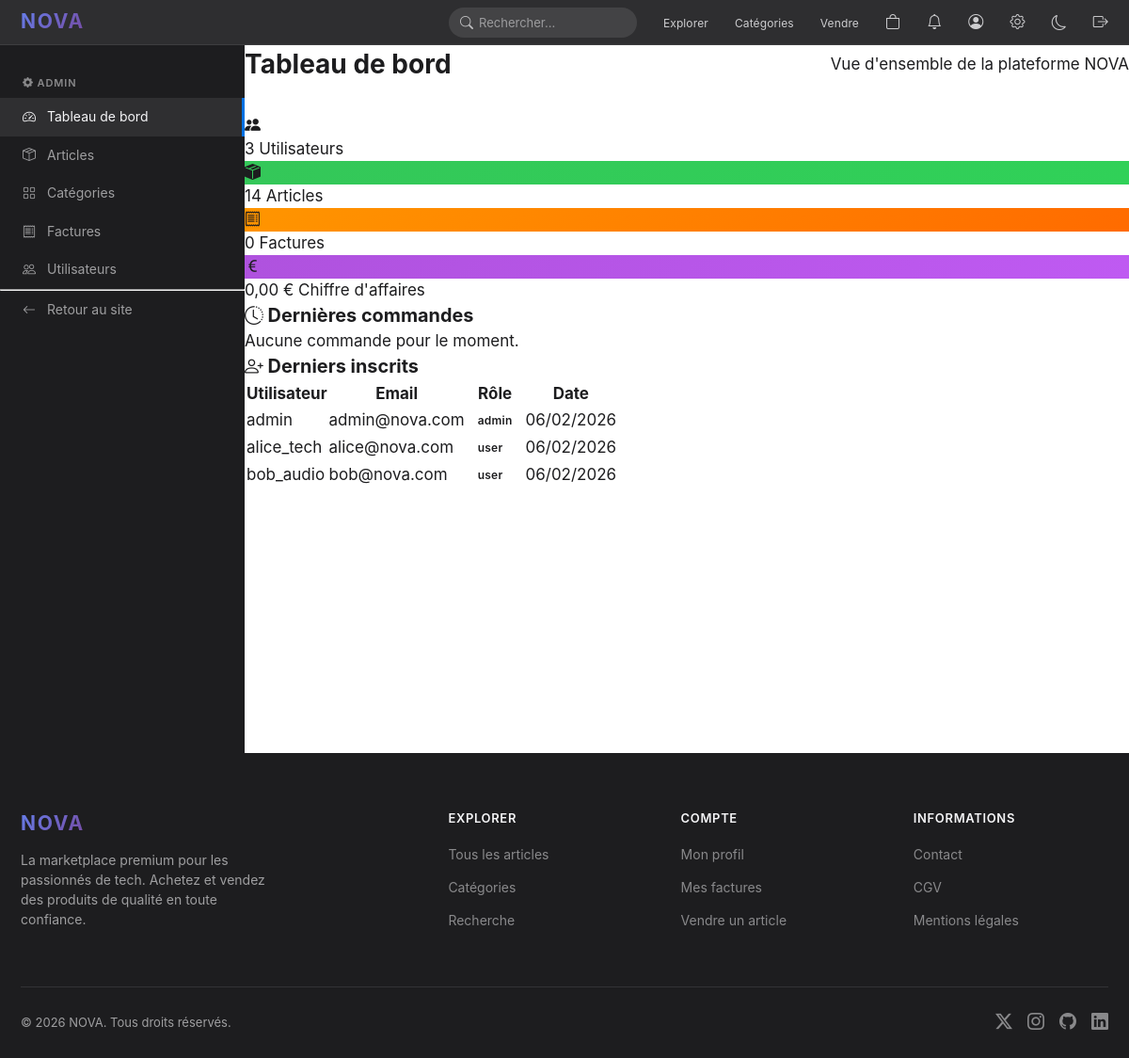
/admin/index.php (signed in), run on the app's committed database.
### tables this page shows
CREATE TABLE users (
    id INT AUTO_INCREMENT PRIMARY KEY,
    username VARCHAR(100) NOT NULL UNIQUE,
    email VARCHAR(255) NOT NULL UNIQUE,
    password VARCHAR(255) NOT NULL,
    balance DECIMAL(10,2) DEFAULT 500.00,
    photo VARCHAR(255) DEFAULT NULL,
    role ENUM('user', 'admin') DEFAULT 'user',
    date_inscription DATETIME DEFAULT CURRENT_TIMESTAMP
);

### config/init.php (called while the page is built, shortened)
<?php
function sanitize(string $data): string {
    $clean = strip_tags(trim($data));
    $decoded = html_entity_decode($clean, ENT_QUOTES | ENT_HTML5, 'UTF-8');
    return htmlspecialchars($decoded, ENT_QUOTES | ENT_SUBSTITUTE, 'UTF-8');
}
function formatPrice(float $price): string {
    return number_format($price, 2, ',', ' ') . ' €';
}

### admin/index.php (the view, shortened to what this page needs)
<?php
require_once '../config/init.php';
$stats = [];
$stats['users'] = $pdo->query("SELECT COUNT(*) FROM users")->fetchColumn();
$stats['articles'] = $pdo->query("SELECT COUNT(*) FROM articles")->fetchColumn();
$stats['factures'] = $pdo->query("SELECT COUNT(*) FROM factures")->fetchColumn();
$stats['revenue'] = $pdo->query("SELECT COALESCE(SUM(montant), 0) FROM factures")->fetchColumn();
$recentOrders = $pdo->query("
    SELECT f.*, u.username
    FROM factures f
    JOIN users u ON f.user_id = u.id
    ORDER BY f.date_transaction DESC
    LIMIT 5
")->fetchAll();
$recentUsers = $pdo->query("
    SELECT * FROM users ORDER BY date_inscription DESC LIMIT 5
")->fetchAll();
require_once '../includes/header.php';
?>
<div class="admin-layout">
    <aside class="admin-sidebar">
        <div class="admin-sidebar-header">
            <h3><i class="bi bi-gear-fill"></i> Admin</h3>
        </div>
        <nav class="admin-nav">
            <a href="<?= SITE_URL ?>/admin/index.php" class="admin-nav-link active">
                <i class="bi bi-speedometer2"></i> Tableau de bord
            </a>
            <a href="<?= SITE_URL ?>/admin/produits.php" class="admin-nav-link">
                <i class="bi bi-box-seam"></i> Articles
            </a>
            <a href="<?= SITE_URL ?>/admin/categories.php" class="admin-nav-link">
                <i class="bi bi-grid"></i> Catégories
            </a>
            <a href="<?= SITE_URL ?>/admin/commandes.php" class="admin-nav-link">
                <i class="bi bi-receipt"></i> Factures
            </a>
            <a href="<?= SITE_URL ?>/admin/utilisateurs.php" class="admin-nav-link">
                <i class="bi bi-people"></i> Utilisateurs
            </a>
            <hr>
            <a href="<?= SITE_URL ?>/index.php" class="admin-nav-link">
                <i class="bi bi-arrow-left"></i> Retour au site
            </a>
        </nav>
    </aside>
    <main class="admin-main">
        <div class="admin-header">
            <h1>Tableau de bord</h1>
            <p>Vue d'ensemble de la plateforme NOVA</p>
        </div>
        <div class="admin-stats-grid fade-in">
            <div class="admin-stat-card">
                <div class="admin-stat-icon" style="background: var(--accent-gradient);">
                    <i class="bi bi-people-fill"></i>
                </div>
                <div class="admin-stat-info">
                    <span class="admin-stat-number"><?= $stats['users'] ?></span>
                    <span class="admin-stat-label">Utilisateurs</span>
                </div>
            </div>
            <div class="admin-stat-card">
                <div class="admin-stat-icon" style="background: linear-gradient(135deg, #34c759, #30d158);">
                    <i class="bi bi-box-seam-fill"></i>
                </div>
                <div class="admin-stat-info">
                    <span class="admin-stat-number"><?= $stats['articles'] ?></span>
                    <span class="admin-stat-label">Articles</span>
                </div>
            </div>
            <div class="admin-stat-card">
                <div class="admin-stat-icon" style="background: linear-gradient(135deg, #ff9500, #ff6b00);">
                    <i class="bi bi-receipt"></i>
                </div>
                <div class="admin-stat-info">
                    <span class="admin-stat-number"><?= $stats['factures'] ?></span>
                    <span class="admin-stat-label">Factures</span>
                </div>
            </div>
            <div class="admin-stat-card">
                <div class="admin-stat-icon" style="background: linear-gradient(135deg, #af52de, #bf5af2);">
                    <i class="bi bi-currency-euro"></i>
                </div>
                <div class="admin-stat-info">
                    <span class="admin-stat-number"><?= formatPrice($stats['revenue']) ?></span>
                    <span class="admin-stat-label">Chiffre d'affaires</span>
                </div>
            </div>
        </div>
        <div class="admin-grid fade-in">
            <div class="admin-card">
                <h3><i class="bi bi-clock-history"></i> Dernières commandes</h3>
                <?php if (empty($recentOrders)): ?>
                    <p class="text-muted">Aucune commande pour le moment.</p>
                <?php endif; ?>
            </div>
            <div class="admin-card">
                <h3><i class="bi bi-person-plus"></i> Derniers inscrits</h3>
                <?php if (empty($recentUsers)): ?>
                    <p class="text-muted">Aucun utilisateur.</p>
                <?php else: ?>
                    <table class="admin-table">
                        <thead>
                            <tr>
                                <th>Utilisateur</th>
                                <th>Email</th>
                                <th>Rôle</th>
                                <th>Date</th>
                            </tr>
                        </thead>
                        <tbody>
                            <?php foreach ($recentUsers as $user): ?>
                                <tr>
                                    <td><?= sanitize($user['username']) ?></td>
                                    <td><?= sanitize($user['email']) ?></td>
                                    <td>
                                        <span class="badge <?= $user['role'] === 'admin' ? 'badge-primary' : 'badge-default' ?>">
                                            <?= $user['role'] ?>
                                        </span>
                                    </td>
                                    <td><?= date('d/m/Y', strtotime($user['date_inscription'])) ?></td>
                                </tr>
                            <?php endforeach; ?>
                        </tbody>
                    </table>
                <?php endif; ?>
            </div>
        </div>
    </main>
</div>
<?php require_once '../includes/footer.php'; ?>

### assets/css/style.css (style rules this page uses)
:root { --bg-primary: #ffffff; --bg-secondary: #f5f5f7; --bg-dark: #1d1d1f; --bg-card: #ffffff; --bg-glass: rgba(255, 255, 255, 0.72); --text-primary: #1d1d1f; --text-secondary: #6e6e73; --text-tertiary: #86868b; --text-inverse: #f5f5f7; --accent: #0071e3; --accent-hover: #0077ed; --accent-light: rgba(0, 113, 227, 0.08); --gradient-1: linear-gradient(135deg, #667eea 0%, #764ba2 100%); --gradient-2: linear-gradient(135deg, #f093fb 0%, #f5576c 100%); --gradient-3: linear-gradient(135deg, #4facfe 0%, #00f2fe 100%); --gradient-hero: linear-gradient(180deg, #1d1d1f 0%, #2d2d30 50%, #1d1d1f 100%); --success: #30d158; --warning: #ff9f0a; --danger: #ff453a; --shadow-sm: 0 2px 8px rgba(0, 0, 0, 0.04); --shadow-md: 0 4px 20px rgba(0, 0, 0, 0.08); --shadow-lg: 0 12px 40px rgba(0, 0, 0, 0.12); --shadow-xl: 0 20px 60px rgba(0, 0, 0, 0.16); --radius-sm: 12px; --radius-md: 18px; --radius-lg: 24px; --radius-xl: 30px; --radius-full: 980px; --font-family: -apple-system, BlinkMacSystemFont, 'SF Pro Display', 'SF Pro Text', 'Helvetica Neue', Helvetica, Arial, sans-serif; --nav-height: 48px; --container-width: 980px; --container-wide: 1200px; }
*, *::before, *::after { margin: 0; padding: 0; box-sizing: border-box; }
html { scroll-behavior: smooth; -webkit-font-smoothing: antialiased; -moz-osx-font-smoothing: grayscale; }
body { font-family: var(--font-family); font-size: 17px; line-height: 1.47; color: var(--text-primary); background: var(--bg-primary); overflow-x: hidden; }
a { color: var(--accent); text-decoration: none; transition: color 0.2s ease; }
body { padding-top: var(--nav-height); }
.badge { display: inline-flex; align-items: center; padding: 4px 12px; border-radius: var(--radius-full); font-size: 12px; font-weight: 600; letter-spacing: 0.02em; }
.admin-layout { display: grid; grid-template-columns: 260px 1fr; min-height: calc(100vh - var(--nav-height)); }
.admin-sidebar { background: var(--bg-dark); padding: 32px 0; position: sticky; top: var(--nav-height); height: calc(100vh - var(--nav-height)); overflow-y: auto; }
.admin-sidebar h3 { color: rgba(245, 245, 247, 0.5); font-size: 11px; font-weight: 600; text-transform: uppercase; letter-spacing: 0.08em; padding: 0 24px; margin-bottom: 8px; margin-top: 24px; }
.admin-sidebar h3:first-child { margin-top: 0; }
.admin-nav { list-style: none; }
.admin-nav a { display: flex; align-items: center; gap: 12px; padding: 10px 24px; color: rgba(245, 245, 247, 0.6); font-size: 14px; text-decoration: none; transition: all 0.2s; }
.admin-nav a.active { color: #f5f5f7; background: rgba(255, 255, 255, 0.08); border-right: 3px solid var(--accent); }
.admin-header { display: flex; align-items: center; justify-content: space-between; margin-bottom: 32px; }
.admin-header h1 { font-size: 28px; font-weight: 700; }
.fade-in { opacity: 0; transform: translateY(20px); transition: opacity 0.6s ease, transform 0.6s ease; }
.fade-in.visible { opacity: 1; transform: translateY(0); }

### data on the page
users: username "admin", email "admin@nova.com", role "admin", date_inscription "06/02/2026"
users: username "alice_tech", email "alice@nova.com", role "user", date_inscription "06/02/2026"
users: username "bob_audio", email "bob@nova.com", role "user", date_inscription "06/02/2026"

### other printed values
$stats['users'] "3"
$stats['articles'] "14"
$stats['factures'] "0"
formatPrice($stats['revenue']) "0,00 €"
SITE_NAME "NOVA"
